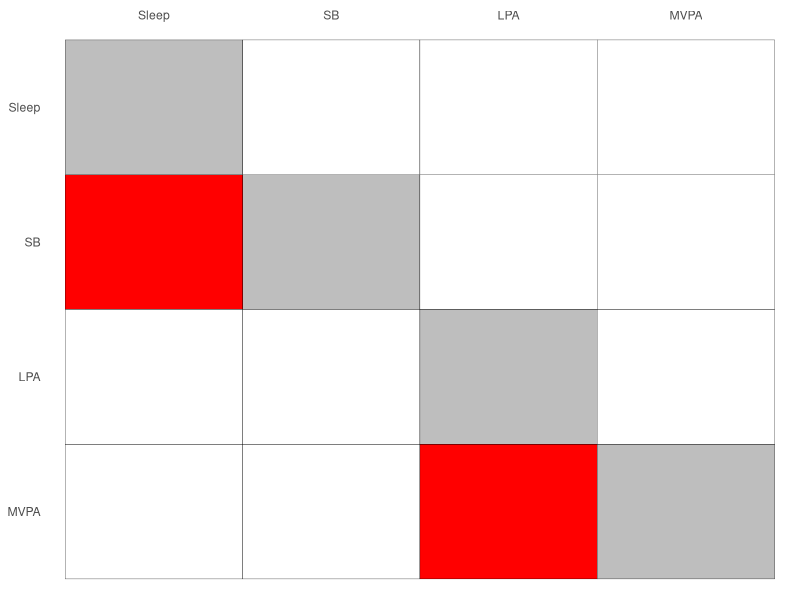

Recreate this plot in R.
# Storage of inputs for one-for-one reallocation
# -----------------------------------------------------------------------------
# One-for-one reallocation requires a reasonably complex input method to
#  achieve. Here we experiment with how to store information for a heatmap.
# - - - - - - - - - - - - - - - - - - - - - - - - - - - - - - - - - - - - - - - 
# Prepare work environment
# Load libraries
  library(ggplot2)

# The structure will be a data.frame with 3 columns
# Activity 1, Activity 2 and Values
# We have four activities
  activity <- c("Sleep", "SB", "LPA", "MVPA")
  
# we want every combination of these values
# Use expand.grid to apply activity to its reverse
  storage <- expand.grid(activity, rev(activity))
  names(storage) <- c("a1", "a2")
# Values act as an upside down representation of the matrix
  storage$v <- factor(c(
    0, 0, 1, -1,
    0, 0, -1, 0,
    1, -1, 0, 0,
    -1, 0, 0, 0
  ))
  
# Therefore when looking at the plot you see
# [4, 1] [4, 2] [4, 3] [4, 4]   |   [Slp, Slp] [Slp, Sed] [Slp, LPA] [Slp, MPA]
# [3, 1] [3, 2] [3, 3] [3, 4]   |   [Sed, Slp] [Sed, Sed] [Sed, LPA] [Sed, MPA]
# [2, 1] [2, 2] [2, 3] [2, 4]   |   [LPA, Slp] [LPA, Sed] [LPA, LPA] [LPA, MPA]
# [1, 1] [1, 2] [1, 3] [1, 4]   |   [MPA, Slp] [MPA, Sed] [MPA, LPA] [MPA, MPA]
  matrix(storage$v, ncol = 4)
  
# Now we plot this
  p <- ggplot(storage, aes(x = a1, y = a2, fill = v))
  p <- p + geom_tile(colour = "black")
  p <- p + scale_fill_manual(values = c("grey", "white", "red"))
  p <- p + scale_x_discrete(NULL, position = "top")
  p <- p + scale_y_discrete(NULL)
  p <- p + theme_minimal()
  p <- p + theme(
    panel.grid.major = element_blank(), 
    panel.grid.minor = element_blank(),
    legend.position = "none"
  )
  p